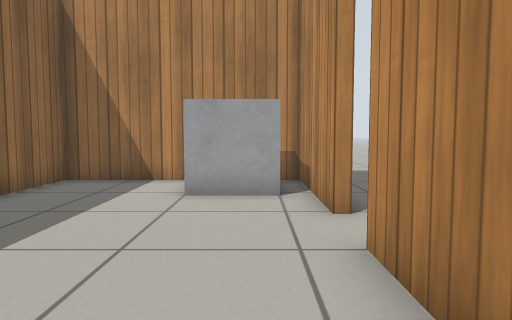
view 1 (above)

14 first-person views from a walk through a robot-simulator world made for Gazebo. The camera is 0.64 m above the floor, tilts 4° down and sees 70° across. The floor is counted in squares, 0.5 m on a side. Each view is taken from the middle of a square. On the plan, view 1 faces up. The plan holds only what a view shows up to about 15 squares ahead; the rest is blank. Robots are left out. Simple patterns stand in for the simulator's built-in surfaces.

view 2
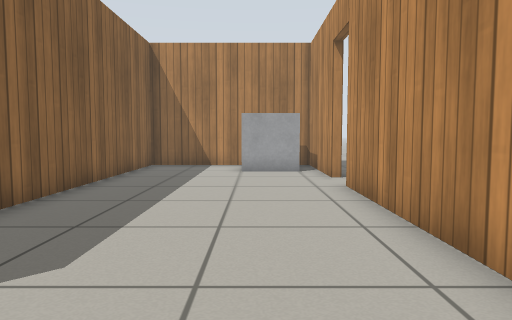

view 3
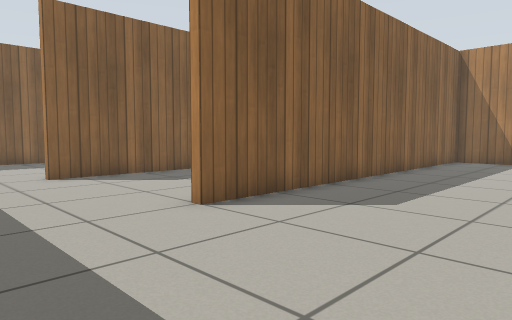

view 4
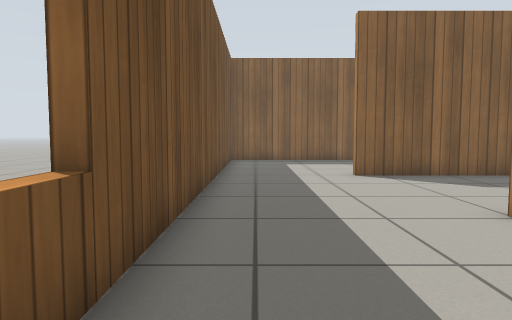

view 5
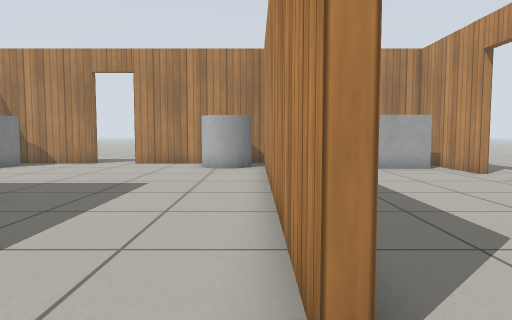

view 6
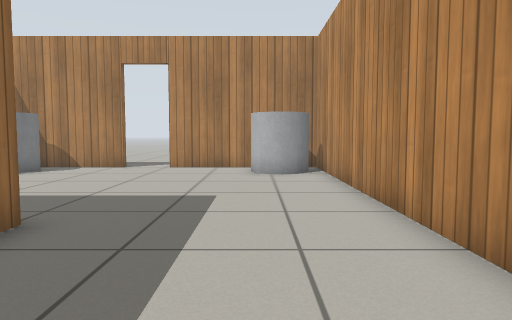

view 7
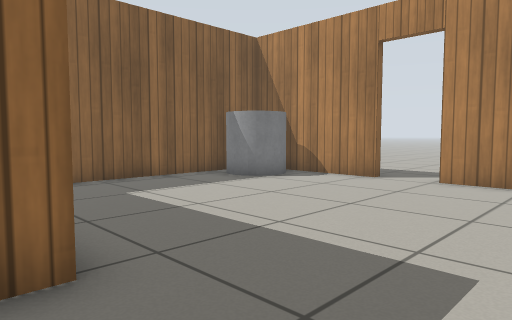

view 8
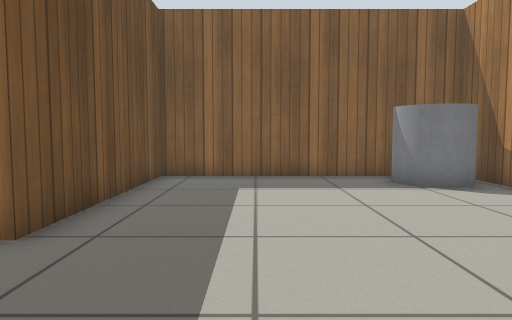

view 9
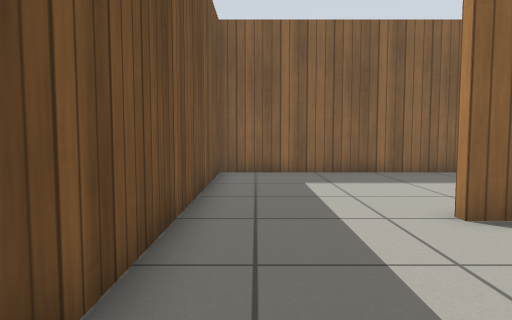

view 10
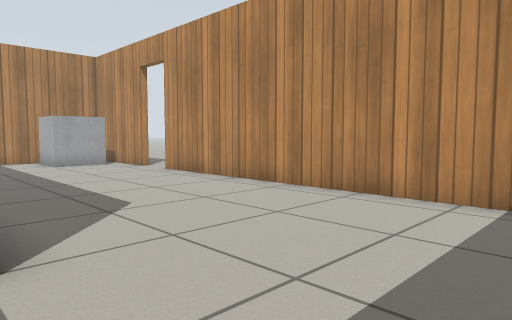

view 11
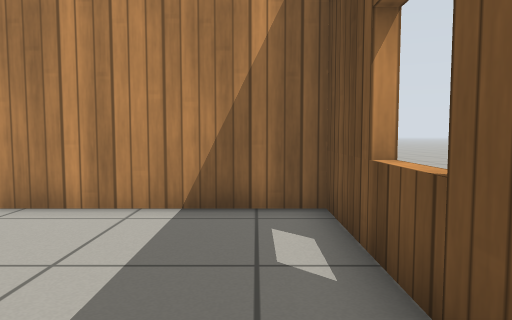

view 12
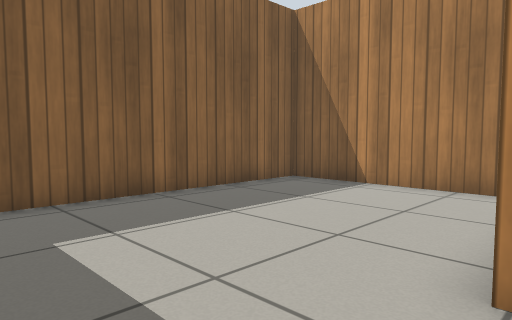

view 13
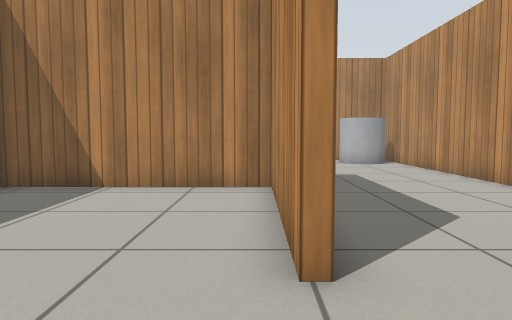

view 14
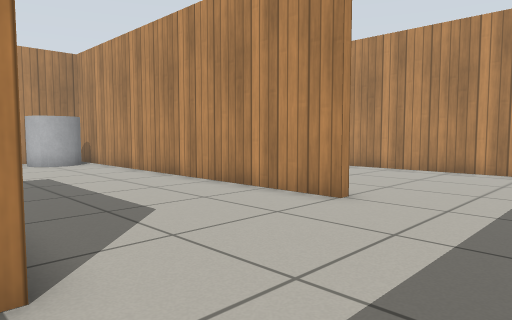

### Floor plan
Points are (right, up) in squares from view 1. A wall is a line through its corners. A room is listed if a view was taken in it or the views show most of it. See-through windows are left out.
Room 1 (views 1, 2, 3, 4, 11)
walls: (1.2, 5.8) (1.2, 10.2) (-5.3, 10.2) (-5.3, -4.1); (-5.5, -9.2) (1.2, -9.2) (1.2, 4.1)
ways out: opening at (-5, -6.5) to room 2; open door at (1, 4.5)
objects: grey box (-1, 8) to (0, 9)
Room 2 (views 5, 6, 7, 8, 9, 10, 12)
walls: (-5.3, -4.1) (-5.6, -4.1) (-5.6, 10.2) (-11.4, 10.2); (-13.1, 10.2) (-18.2, 10.2) (-18.2, 1.1) (-11.3, 1.1) (-11.3, -5); (-11.5, -9.2) (-5.5, -9.2)
ways out: opening at (-5, -6.5) to room 1; opening at (-11, -6.5) to room 3; open door at (-12.5, 10)
objects: grey cylinder (-17, 8) to (-16, 9); grey cylinder (-8, 8) to (-6, 9)
Room 3 (views 13, 14)
walls: (-11.6, -5) (-11.6, 0.8) (-18.2, 0.8) (-18.2, -9.2) (-11.5, -9.2)
ways out: opening at (-11, -6.5) to room 2

Where each view was taken, in squares from view 1:
view 1: 0 up, 0 right, facing up
view 2: 5 down, 1 left, facing up
view 3: 8 down, 0 right, facing up-left
view 4: 8 down, 0 right, facing left
view 5: 6 down, 6 left, facing up
view 6: 4 down, 8 left, facing up
view 7: 0 up, 8 left, facing up-left
view 8: 4 up, 7 left, facing left
view 9: 8 down, 6 left, facing left
view 10: 8 down, 6 left, facing up-right
view 11: 8 down, 5 left, facing right
view 12: 8 down, 11 left, facing up-left
view 13: 8 down, 12 left, facing up
view 14: 8 down, 12 left, facing up-right
